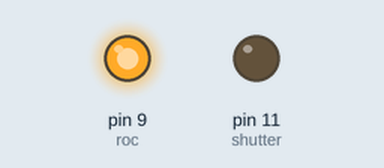
This sketch was run on a simulated Arduino Uno, built with avr-gcc and run on an emulated ATmega328P. On the bench: output pins drawn as LEDs (lit = HIGH). Pins used as bus, display or sensor lines are not drawn; what the sketch prints to the serial monitor is not drawn.

Above: at 0.1 s.
Timing chart, 0 to 1.6 s (numbered marks = the images above):
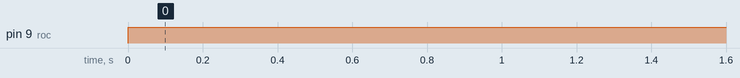

The sketch:

CCD_test2.ino
```cpp
int vOut = A1;
int clock = 10;
int shutter = 11;
int roc = 9;
unsigned int upArray[2048/100];
unsigned int downArray[2048/100];

void setup(){
	Serial.begin(9600);
	pinMode(clock, OUTPUT);
	pinMode(shutter, OUTPUT);
	pinMode(roc, OUTPUT);
        Serial.print("STARTING\n");
}

void loop(){
        digitalWrite(clock, HIGH);
	digitalWrite(roc, LOW);
	delayMicroseconds(10);
	digitalWrite(roc, HIGH);

	//analogWrite(clock, 128);

        for(int i = 0; i < 2087+30; ++i){
                digitalWrite(clock, LOW);
		delayMicroseconds(1);
		digitalWrite(clock, HIGH);
	        delayMicroseconds(100);
         }
/*
	for(int i = 0; i < 2048; ++i){
		digitalWrite(clock, LOW);
//		array[i] = analogRead(vOut);
                if(i % 100 == 0){
                  downArray[i/100] = analogRead(vOut);
		 // Serial.print(i/100);
		//  Serial.print(" - ");
           //       if(i < 1000){Serial.print(" ");}
	  //	  Serial.print(array[i]);
            //      Serial.print(analogRead(vOut));
	//	  Serial.print("\n");
		}
                digitalWrite(clock, HIGH);
                if(i % 100 == 0){
                  upArray[i/100] = analogRead(vOut);
		}
	}

	for(int i = 0; i < 7; ++i){
		digitalWrite(clock, LOW);
		digitalWrite(clock, HIGH);
	}
        for(int i = 0; i < 20; ++i){
		digitalWrite(clock, LOW);
		  Serial.print(i);
		  Serial.print(" - ");
	  	  Serial.print(upArray[i]);
                  Serial.print(" - ");
	  	  Serial.print(downArray[i]);
		  Serial.print("\n");
                digitalWrite(clock, HIGH);
	}
	Serial.print("-------------------------------\n\n");

	//delay(1000);
          for(int i = 0; i < 500; ++i){
		digitalWrite(clock, LOW);
                delay(1);
		digitalWrite(clock, HIGH);
                delay(1);
	}
        //digitalWrite(shutter, LOW);
        //delay(1);
        //digitalWrite(shutter, HIGH*/
    }
```

Measured:
- by itself, pin 9 (roc): LOW → HIGH at 0.00 s
